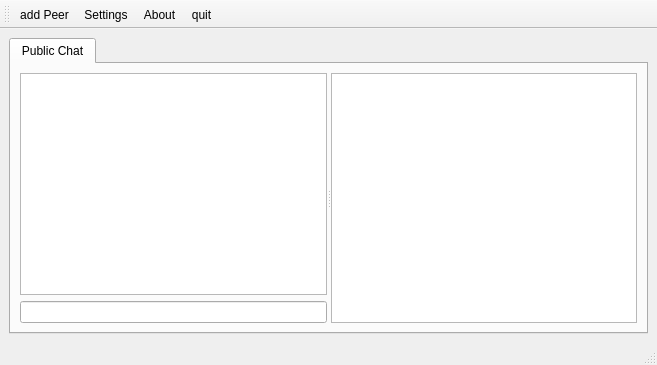
<ui version="4.0" >
 <class>MainWindow</class>
 <widget class="QMainWindow" name="MainWindow" >
  <property name="geometry" >
   <rect>
    <x>0</x>
    <y>0</y>
    <width>657</width>
    <height>365</height>
   </rect>
  </property>
  <property name="windowTitle" >
   <string/>
  </property>
  <property name="windowIcon" >
   <iconset resource="images.qrc" >
    <normaloff>:/images/network_workgroup.png</normaloff>:/images/network_workgroup.png</iconset>
  </property>
  <widget class="QWidget" name="centralwidget" >
   <layout class="QGridLayout" name="gridLayout_3" >
    <item row="0" column="0" >
     <widget class="QTabWidget" name="GroupTab" >
      <property name="minimumSize" >
       <size>
        <width>0</width>
        <height>0</height>
       </size>
      </property>
      <property name="currentIndex" >
       <number>0</number>
      </property>
      <widget class="QWidget" name="connectionTab" >
       <attribute name="title" >
        <string>Public Chat</string>
       </attribute>
       <layout class="QGridLayout" name="gridLayout_2" >
        <item row="0" column="0" >
         <widget class="QSplitter" name="splitter" >
          <property name="orientation" >
           <enum>Qt::Horizontal</enum>
          </property>
          <widget class="QWidget" name="layoutWidget" >
           <layout class="QGridLayout" name="gridLayout" >
            <item row="0" column="0" >
             <widget class="QTextBrowser" name="textBrowser" >
              <property name="sizePolicy" >
               <sizepolicy vsizetype="Expanding" hsizetype="Expanding" >
                <horstretch>0</horstretch>
                <verstretch>0</verstretch>
               </sizepolicy>
              </property>
             </widget>
            </item>
            <item row="1" column="0" >
             <widget class="QLineEdit" name="lineEdit" />
            </item>
           </layout>
          </widget>
          <widget class="QListWidget" name="listWidget" >
           <property name="sizePolicy" >
            <sizepolicy vsizetype="Expanding" hsizetype="Expanding" >
             <horstretch>0</horstretch>
             <verstretch>0</verstretch>
            </sizepolicy>
           </property>
          </widget>
         </widget>
        </item>
       </layout>
      </widget>
     </widget>
    </item>
   </layout>
  </widget>
  <widget class="QMenuBar" name="menubar" >
   <property name="geometry" >
    <rect>
     <x>0</x>
     <y>0</y>
     <width>657</width>
     <height>21</height>
    </rect>
   </property>
  </widget>
  <widget class="QStatusBar" name="statusbar" />
  <widget class="QToolBar" name="toolBar" >
   <property name="windowTitle" >
    <string>toolBar</string>
   </property>
   <attribute name="toolBarArea" >
    <enum>TopToolBarArea</enum>
   </attribute>
   <attribute name="toolBarBreak" >
    <bool>false</bool>
   </attribute>
   <addaction name="actionAdd_Peer" />
   <addaction name="actionSettings" />
   <addaction name="actionAbout" />
   <addaction name="actionQuit" />
  </widget>
  <action name="actionSettings" >
   <property name="icon" >
    <iconset resource="images.qrc" >
     <normaloff>:/images/package_system_32.png</normaloff>:/images/package_system_32.png</iconset>
   </property>
   <property name="text" >
    <string>Settings</string>
   </property>
  </action>
  <action name="actionAbout" >
   <property name="icon" >
    <iconset resource="images.qrc" >
     <normaloff>:/images/info_32.png</normaloff>:/images/info_32.png</iconset>
   </property>
   <property name="text" >
    <string>About</string>
   </property>
  </action>
  <action name="actionAdd_Peer" >
   <property name="icon" >
    <iconset resource="images.qrc" >
     <normaloff>:/images/list_add_user_32.png</normaloff>:/images/list_add_user_32.png</iconset>
   </property>
   <property name="text" >
    <string>add Peer</string>
   </property>
  </action>
  <action name="actionQuit" >
   <property name="icon" >
    <iconset resource="images.qrc" >
     <normaloff>:/images/exit32.png</normaloff>:/images/exit32.png</iconset>
   </property>
   <property name="text" >
    <string>quit</string>
   </property>
  </action>
 </widget>
 <resources>
  <include location="images.qrc" />
 </resources>
 <connections/>
</ui>
